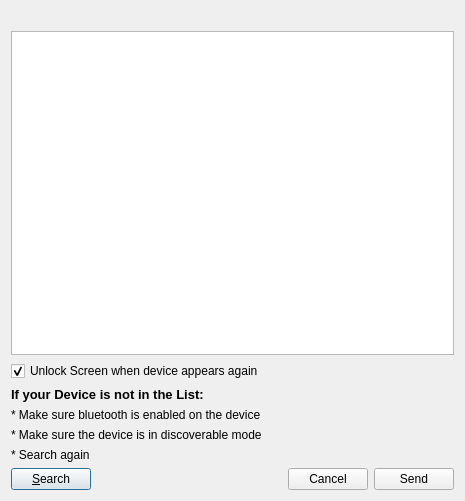
<ui version="4.0" >
 <class>deviceSelector</class>
 <widget class="QDialog" name="deviceSelector" >
  <property name="geometry" >
   <rect>
    <x>0</x>
    <y>0</y>
    <width>465</width>
    <height>501</height>
   </rect>
  </property>
  <property name="windowTitle" >
   <string>Select your Device</string>
  </property>
  <layout class="QVBoxLayout" name="verticalLayout_2" >
   <item>
    <widget class="QLabel" name="infoLabel" >
     <property name="text" >
      <string/>
     </property>
     <property name="wordWrap" >
      <bool>true</bool>
     </property>
    </widget>
   </item>
   <item>
    <widget class="QListWidget" name="deviceListWidget" />
   </item>
   <item>
    <widget class="QCheckBox" name="extraCheckBox" >
     <property name="enabled" >
      <bool>true</bool>
     </property>
     <property name="text" >
      <string>Unlock Screen when device appears again</string>
     </property>
     <property name="checked" >
      <bool>true</bool>
     </property>
    </widget>
   </item>
   <item>
    <layout class="QHBoxLayout" name="horizontalLayout_2" >
     <item>
      <layout class="QVBoxLayout" name="verticalLayout" >
       <item>
        <widget class="QLabel" name="label" >
         <property name="text" >
          <string>&lt;!DOCTYPE HTML PUBLIC "-//W3C//DTD HTML 4.0//EN" "http://www.w3.org/TR/REC-html40/strict.dtd">
&lt;html>&lt;head>&lt;meta name="qrichtext" content="1" />&lt;style type="text/css">
p, li { white-space: pre-wrap; }
&lt;/style>&lt;/head>&lt;body style=" font-family:'Sans Serif'; font-size:10pt; font-weight:400; font-style:normal;">
&lt;p style=" margin-top:0px; margin-bottom:0px; margin-left:0px; margin-right:0px; -qt-block-indent:0; text-indent:0px;">&lt;span style=" font-weight:600;">If your Device is not in the List:&lt;/span>&lt;/p>&lt;/body>&lt;/html></string>
         </property>
        </widget>
       </item>
       <item>
        <widget class="QLabel" name="label_2" >
         <property name="text" >
          <string>* Make sure bluetooth is enabled on the device</string>
         </property>
        </widget>
       </item>
       <item>
        <widget class="QLabel" name="label_3" >
         <property name="text" >
          <string>* Make sure the device is in discoverable mode</string>
         </property>
        </widget>
       </item>
       <item>
        <widget class="QLabel" name="label_4" >
         <property name="text" >
          <string>* Search again</string>
         </property>
        </widget>
       </item>
      </layout>
     </item>
     <item>
      <widget class="QLabel" name="logoLabel" >
       <property name="text" >
        <string/>
       </property>
      </widget>
     </item>
    </layout>
   </item>
   <item>
    <layout class="QHBoxLayout" name="horizontalLayout" >
     <item>
      <widget class="QPushButton" name="searchButton" >
       <property name="text" >
        <string>&amp;Search</string>
       </property>
       <property name="checkable" >
        <bool>false</bool>
       </property>
       <property name="checked" >
        <bool>false</bool>
       </property>
      </widget>
     </item>
     <item>
      <spacer name="horizontalSpacer" >
       <property name="orientation" >
        <enum>Qt::Horizontal</enum>
       </property>
       <property name="sizeHint" stdset="0" >
        <size>
         <width>118</width>
         <height>20</height>
        </size>
       </property>
      </spacer>
     </item>
     <item>
      <widget class="QPushButton" name="cancelButton" >
       <property name="text" >
        <string>Cancel</string>
       </property>
      </widget>
     </item>
     <item>
      <widget class="QPushButton" name="sendButton" >
       <property name="text" >
        <string>Send</string>
       </property>
      </widget>
     </item>
    </layout>
   </item>
  </layout>
 </widget>
 <resources/>
 <connections/>
</ui>
